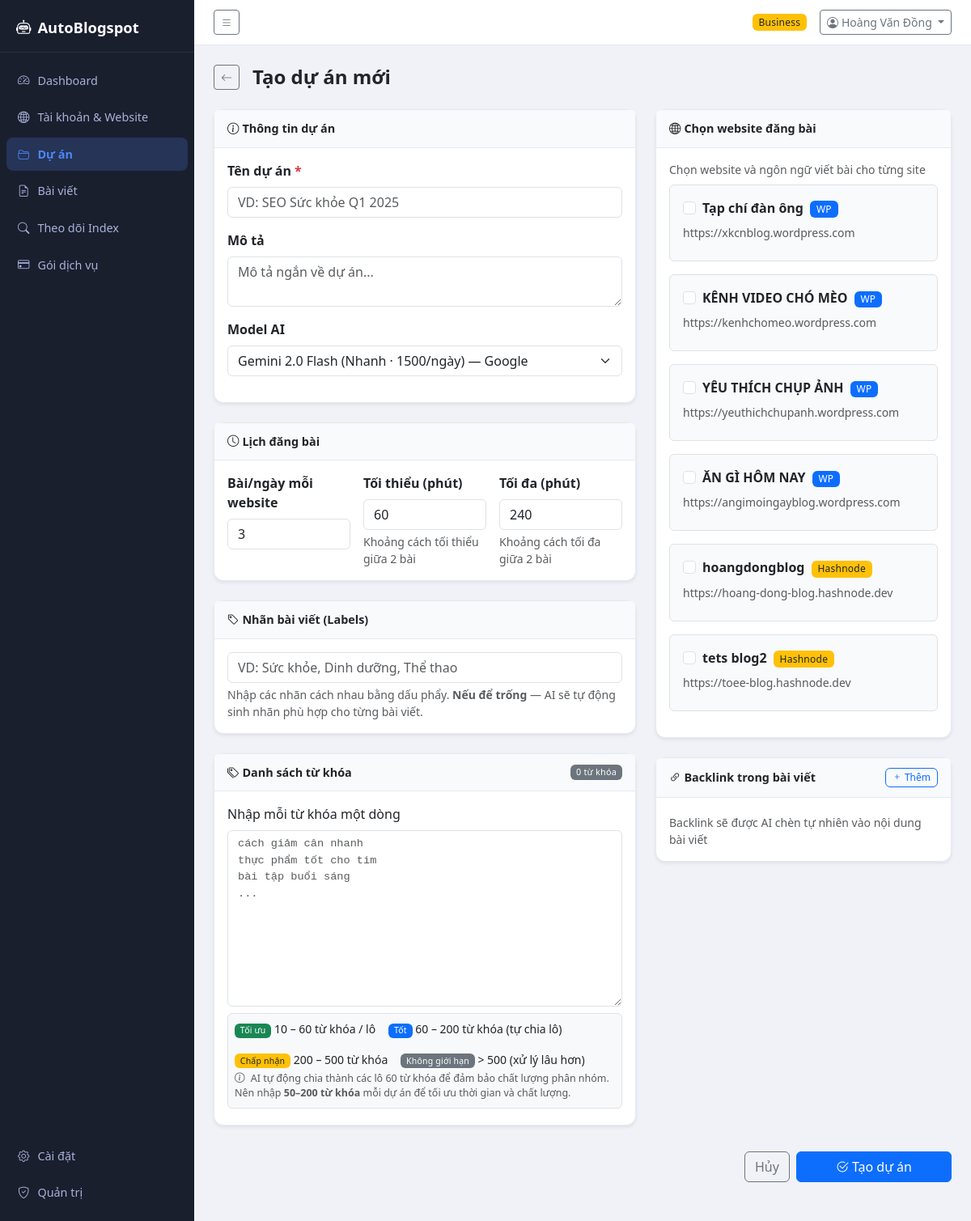
Page /projects/new (signed in) on the committed database.
### app/models.py (models this page shows)
class User(Base):
    __tablename__ = "users"
    id            = Column(Integer, primary_key=True, index=True)
    email         = Column(String(200), unique=True, nullable=False, index=True)
    password_hash = Column(String(500), nullable=False)
    full_name     = Column(String(200))
    is_active     = Column(Boolean, default=True)
    is_admin      = Column(Boolean, default=False)
    created_at    = Column(DateTime, default=datetime.utcnow)
    subscription      = relationship("Subscription", back_populates="user", uselist=False, cascade="all, delete-orphan")
    google_accounts   = relationship("GoogleAccount", back_populates="user")
    platform_accounts = relationship("PlatformAccount", back_populates="user")
    projects          = relationship("Project", back_populates="user", cascade="all, delete-orphan")

class BlogspotSite(Base):
    __tablename__ = "blogspot_sites"
    id = Column(Integer, primary_key=True, index=True)
    user_id = Column(Integer, ForeignKey("users.id"), nullable=True)
    account_id = Column(Integer, ForeignKey("google_accounts.id"), nullable=True)
    platform_account_id = Column(Integer, ForeignKey("platform_accounts.id"), nullable=True)
    platform  = Column(String(50), default="blogspot")  # blogspot|wordpress|tumblr|hashnode
    blog_id   = Column(String(100))   # blogger blog ID / WP site ID / Tumblr blog name / Hashnode pub ID
    blog_url  = Column(String(500))
    blog_name = Column(String(300))
    category  = Column(String(200))
    default_language = Column(String(20), default="vi")
    is_active = Column(Boolean, default=True)
    created_at = Column(DateTime, default=datetime.utcnow)
    account          = relationship("GoogleAccount", back_populates="sites")
    platform_account = relationship("PlatformAccount", back_populates="sites")
    project_sites    = relationship("ProjectSite", back_populates="site")

### app/routers/projects.py (the view)
@router.get("/projects/new", response_class=HTMLResponse)
def new_project_page(request: Request, db: Session = Depends(get_db)):
    current_user = get_current_user(request, db)
    sites = db.query(BlogspotSite).filter(
        BlogspotSite.user_id == current_user.id, BlogspotSite.is_active == True
    ).all()
    model_groups = _get_available_models(db, current_user.id)
    return templates.TemplateResponse(request, "project_form.html", {
        "sites": sites, "languages": LANGUAGES,
        "models": FREE_MODELS,
        "model_groups": model_groups,
        "default_model": _get_default_model(model_groups),
        "project": None, "current_user": current_user, "active_page": "projects",
    })

### templates/project_form.html (shortened to what this page needs)
{% extends "base.html" %}
{% block content %}
<div class="d-flex align-items-center mb-4">
  <a href="{% if project %}/projects/{{ project.id }}{% else %}/projects{% endif %}" class="btn btn-sm btn-outline-secondary me-3"><i class="bi bi-arrow-left"></i></a>
  <h4 class="fw-bold mb-0">{% if project %}Chỉnh sửa: {{ project.name }}{% else %}Tạo dự án mới{% endif %}</h4>
</div>
{% set form_action = '/projects/' ~ project.id ~ '/edit' if project else '/projects/new' %}
<form method="post" action="{{ form_action }}" id="projectForm">
  <div class="row g-4">
    <div class="col-md-7">
      <div class="card shadow-sm mb-4">
        <div class="card-header fw-semibold"><i class="bi bi-info-circle me-1"></i>Thông tin dự án</div>
        <div class="card-body">
          <div class="mb-3">
            <label class="form-label fw-semibold">Tên dự án <span class="text-danger">*</span></label>
            <input type="text" name="name" class="form-control" required
              placeholder="VD: SEO Sức khỏe Q1 2025"
              value="{{ project.name if project else '' }}">
          </div>
          <div class="mb-3">
            <label class="form-label fw-semibold">Mô tả</label>
            <textarea name="description" class="form-control" rows="2"
              placeholder="Mô tả ngắn về dự án...">{{ project.description if project else '' }}</textarea>
          </div>
          <div class="mb-3">
            <label class="form-label fw-semibold">Model AI</label>
            <select name="ai_model" class="form-select">
              {% if model_groups.gemini %}
              <optgroup label="🌟 Google Gemini (Miễn phí)">
                {% for m in model_groups.gemini %}
                <option value="{{ m.id }}" {{ 'selected' if m.id == default_model }}>{{ m.name }}</option>
                {% endfor %}
              </optgroup>
              {% endif %}
            </select>
          </div>
        </div>
      </div>
      <div class="card shadow-sm mb-4">
        <div class="card-header fw-semibold"><i class="bi bi-clock me-1"></i>Lịch đăng bài</div>
        <div class="card-body">
          <div class="row g-3">
            <div class="col-md-4">
              <label class="form-label fw-semibold">Bài/ngày mỗi website</label>
              <input type="number" name="articles_per_day" class="form-control"
                value="{{ project.articles_per_day if project else 3 }}" min="1" max="50">
            </div>
            <div class="col-md-4">
              <label class="form-label fw-semibold">Tối thiểu (phút)</label>
              <input type="number" name="min_interval" class="form-control"
                value="{{ project.min_interval_minutes if project else 60 }}" min="5">
              <div class="form-text">Khoảng cách tối thiểu giữa 2 bài</div>
            </div>
            <div class="col-md-4">
              <label class="form-label fw-semibold">Tối đa (phút)</label>
              <input type="number" name="max_interval" class="form-control"
                value="{{ project.max_interval_minutes if project else 240 }}" min="5">
              <div class="form-text">Khoảng cách tối đa giữa 2 bài</div>
            </div>
          </div>
        </div>
      </div>
      <div class="card shadow-sm mb-4">
        <div class="card-header fw-semibold"><i class="bi bi-tag me-1"></i>Nhãn bài viết (Labels)</div>
        <div class="card-body">
          <input type="text" name="custom_labels_text" id="custom_labels_text" class="form-control"
            placeholder="VD: Sức khỏe, Dinh dưỡng, Thể thao"
            value="{{ current_labels if current_labels is defined else '' }}">
          <div class="form-text">
            Nhập các nhãn cách nhau bằng dấu phẩy. <strong>Nếu để trống</strong> — AI sẽ tự động sinh nhãn phù hợp cho từng bài viết.
          </div>
        </div>
      </div>
      {% if not project %}
      <div class="card shadow-sm mb-4">
        <div class="card-header fw-semibold d-flex justify-content-between align-items-center">
          <span><i class="bi bi-tags me-1"></i>Danh sách từ khóa</span>
          <span id="kw-badge" class="badge bg-secondary">0 từ khóa</span>
        </div>
        <div class="card-body">
          <label class="form-label">Nhập mỗi từ khóa một dòng</label>
          <textarea name="keywords_text" id="keywords_text" class="form-control font-monospace" rows="10"
            placeholder="cách giảm cân nhanh&#10;thực phẩm tốt cho tim&#10;bài tập buổi sáng&#10;..."
            oninput="countKeywords()"></textarea>
          <div id="kw-guide" class="mt-2 p-2 rounded small" style="background:#f8f9fa;border:1px solid #dee2e6;">
            <div class="d-flex gap-3 flex-wrap mb-1">
              <span><span class="badge bg-success">Tối ưu</span> 10 – 60 từ khóa / lô</span>
              <span><span class="badge bg-primary">Tốt</span> 60 – 200 từ khóa (tự chia lô)</span>
              <span><span class="badge bg-warning text-dark">Chấp nhận</span> 200 – 500 từ khóa</span>
              <span><span class="badge bg-secondary">Không giới hạn</span> > 500 (xử lý lâu hơn)</span>
            </div>
            <div class="text-muted" style="font-size:0.78rem;">
              <i class="bi bi-info-circle me-1"></i>
              AI tự động chia thành các lô 60 từ khóa để đảm bảo chất lượng phân nhóm.
              Nên nhập <strong>50–200 từ khóa</strong> mỗi dự án để tối ưu thời gian và chất lượng.
            </div>
          </div>
        </div>
      </div>
      {% else %}
      <div class="alert alert-info small">
        <i class="bi bi-info-circle me-1"></i>
        Để thêm từ khóa mới, dùng ô <strong>"Thêm từ khóa"</strong> trong trang chi tiết dự án.
      </div>
      {% endif %}
    </div>
    <div class="col-md-5">
      <div class="card shadow-sm mb-4">
        <div class="card-header fw-semibold"><i class="bi bi-globe2 me-1"></i>Chọn website đăng bài</div>
        <div class="card-body">
          {% if sites %}
          <div class="text-muted small mb-2">Chọn website và ngôn ngữ viết bài cho từng site</div>
          {% for site in sites %}
          {% set is_selected = selected_site_ids is defined and site.id in selected_site_ids %}
          {% set lang_val = site_languages[site.id] if site_languages is defined and site.id in site_languages else site.default_language %}
          <div class="site-selector mb-3 p-3 border rounded">
            <div class="form-check mb-2">
              <input class="form-check-input site-check" type="checkbox" name="site_ids"
                value="{{ site.id }}" id="site{{ site.id }}"
                onchange="toggleLang(this)"
                {{ 'checked' if is_selected }}>
              <label class="form-check-label fw-semibold" for="site{{ site.id }}">
                {{ site.blog_name }}
                {% set plat = site.platform or 'blogspot' %}
                {% if plat == 'wordpress' %}<span class="badge bg-primary ms-1 small">WP</span>
                {% elif plat == 'tumblr' %}<span class="badge ms-1 small" style="background:#35465c">Tumblr</span>
                {% elif plat == 'hashnode' %}<span class="badge bg-warning text-dark ms-1 small">Hashnode</span>
                {% else %}<span class="badge bg-danger ms-1 small">Blogspot</span>{% endif %}
              </label>
            </div>
            <div class="text-muted small mb-2">{{ site.blog_url }}</div>
          </div>
          {% endfor %}
          {% else %}
          <div class="text-center text-muted py-3">
            <i class="bi bi-info-circle d-block mb-1"></i>
            Chưa có website nào. <a href="/accounts">Thêm tài khoản</a> và đồng bộ blog trước.
          </div>
          {% endif %}
        </div>
      </div>
      <div class="card shadow-sm mb-4">
        <div class="card-header fw-semibold d-flex justify-content-between align-items-center">
          <span><i class="bi bi-link-45deg me-1"></i>Backlink trong bài viết</span>
          <button type="button" class="btn btn-xs btn-outline-primary" onclick="addBacklink()">
            <i class="bi bi-plus"></i> Thêm
          </button>
        </div>
        <div class="card-body">
          <div class="form-text">Backlink sẽ được AI chèn tự nhiên vào nội dung bài viết</div>
        </div>
      </div>
    </div>
  </div>
  <div class="d-flex justify-content-end gap-2 mt-2 mb-4">
    <a href="{% if project %}/projects/{{ project.id }}{% else %}/projects{% endif %}" class="btn btn-outline-secondary">Hủy</a>
    <button type="submit" class="btn btn-primary px-5">
      <i class="bi bi-check2-circle me-1"></i>{% if project %}Lưu thay đổi{% else %}Tạo dự án{% endif %}
    </button>
  </div>
</form>
{% endblock %}

### templates/base.html (shortened to what this page needs)
<!DOCTYPE html>
<html lang="vi">
<head>
  <link href="https://cdn.jsdelivr.net/npm/bootstrap@5.3.2/dist/css/bootstrap.min.css" rel="stylesheet">
  <link href="https://cdn.jsdelivr.net/npm/bootstrap-icons@1.11.3/font/bootstrap-icons.min.css" rel="stylesheet">
  <link href="/static/css/style.css" rel="stylesheet">
</head>
<body>
  <div class="wrapper">
    <nav class="sidebar" id="sidebar">
      <div class="sidebar-brand">
        <i class="bi bi-robot me-2"></i>AutoBlogspot
      </div>
      <ul class="sidebar-nav">
        <li>
          <a href="/" class="{% if active_page == 'dashboard' %}active{% endif %}">
            <i class="bi bi-speedometer2"></i> Dashboard
          </a>
        </li>
        <li>
          <a href="/accounts" class="{% if active_page == 'accounts' %}active{% endif %}">
            <i class="bi bi-globe2"></i> Tài khoản & Website
          </a>
        </li>
        <li>
          <a href="/projects" class="{% if active_page == 'projects' %}active{% endif %}">
            <i class="bi bi-folder2-open"></i> Dự án
          </a>
        </li>
        <li>
          <a href="/articles" class="{% if active_page == 'articles' %}active{% endif %}">
            <i class="bi bi-file-earmark-text"></i> Bài viết
          </a>
        </li>
        <li>
          <a href="/indexing" class="{% if active_page == 'indexing' %}active{% endif %}">
            <i class="bi bi-search"></i> Theo dõi Index
          </a>
        </li>
        <li>
          <a href="/billing" class="{% if active_page == 'billing' %}active{% endif %}">
            <i class="bi bi-credit-card"></i> Gói dịch vụ
          </a>
        </li>
        <li class="mt-auto">
          <a href="/settings" class="{% if active_page == 'settings' %}active{% endif %}">
            <i class="bi bi-gear"></i> Cài đặt
          </a>
        </li>
        {% if current_user and current_user.is_admin %}
        <li>
          <a href="/admin" class="{% if active_page == 'admin' %}active{% endif %}">
            <i class="bi bi-shield-check"></i> Quản trị
          </a>
        </li>
        {% endif %}
      </ul>
    </nav>
    <main class="main-content">
      <div class="topbar d-flex align-items-center justify-content-between px-4">
        <button class="btn btn-sm btn-outline-secondary" id="toggleSidebar">
          <i class="bi bi-list"></i>
        </button>
        {% if current_user %}
        <div class="d-flex align-items-center gap-3">
          {% set sub = current_user.subscription %}
          {% if sub %}
            {% if sub.plan == 'business' %}
              <span class="badge bg-warning text-dark">Business</span>
            {% elif sub.plan == 'pro' %}
              <span class="badge bg-primary">Pro</span>
            {% else %}
              <span class="badge bg-secondary">Free Trial</span>
            {% endif %}
          {% endif %}
          <div class="dropdown">
            <button class="btn btn-sm btn-outline-secondary dropdown-toggle" data-bs-toggle="dropdown">
              <i class="bi bi-person-circle me-1"></i>{{ current_user.full_name or current_user.email }}
            </button>
          </div>
        </div>
        {% else %}
        <span class="text-muted small">AutoBlogspot v1.0</span>
        {% endif %}
      </div>
      <div class="content-area p-4">
        {% block content %}{% endblock %}
      </div>
    </main>
  </div>
</body>
</html>

### static/css/style.css (style rules this page uses)
:root { --sidebar-width: 240px; --sidebar-bg: #1a1f2e; --sidebar-text: #a8b2d8; --sidebar-active: #4f86f7; --topbar-height: 56px; }
* { box-sizing: border-box; }
body { font-family: 'Segoe UI', system-ui, sans-serif; background: #f0f2f7; margin: 0; }
.wrapper { display: flex; min-height: 100vh; }
.sidebar { width: var(--sidebar-width); background: var(--sidebar-bg); color: var(--sidebar-text); display: flex; flex-direction: column; position: fixed; top: 0; left: 0; bottom: 0; transition: transform .25s ease; z-index: 1000; }
.sidebar-brand { padding: 20px 20px 16px; font-size: 1.15rem; font-weight: 700; color: #fff; border-bottom: 1px solid rgba(255,255,255,.08); }
.sidebar-nav { list-style: none; padding: 12px 0; margin: 0; flex: 1; display: flex; flex-direction: column; }
.sidebar-nav li { margin: 2px 8px; }
.sidebar-nav a { display: flex; align-items: center; gap: 10px; padding: 10px 14px; border-radius: 8px; text-decoration: none; color: var(--sidebar-text); font-size: .9rem; transition: all .15s; }
.sidebar-nav a.active { background: rgba(79, 134, 247, .2); color: var(--sidebar-active); font-weight: 600; }
.sidebar-nav li.mt-auto { margin-top: auto; }
.main-content { margin-left: var(--sidebar-width); flex: 1; display: flex; flex-direction: column; min-height: 100vh; transition: margin-left .25s ease; }
.topbar { height: var(--topbar-height); background: #fff; border-bottom: 1px solid #e5e9f0; position: sticky; top: 0; z-index: 999; }
.content-area { flex: 1; }
.badge { font-weight: 500; letter-spacing: .02em; }
.btn-xs { padding: 2px 8px; font-size: .75rem; border-radius: 6px; }
.site-selector { background: #f8fafc; transition: background .15s; }
.card { border: 1px solid #e5e9f0; border-radius: 12px; }
.card-header { background: #f8fafc; border-bottom: 1px solid #e5e9f0; padding: 12px 16px; font-size: .9rem; }
.font-monospace { font-family: 'Consolas', 'Monaco', monospace; font-size: .85rem; }

### rows in the picture
User: full_name "Hoàng Văn Đồng"
BlogspotSite: blog_name "Tạp chí đàn ông", platform "WP", blog_url "https://xkcnblog.wordpress.com"
BlogspotSite: blog_name "KÊNH VIDEO CHÓ MÈO", platform "WP", blog_url "https://kenhchomeo.wordpress.com"
BlogspotSite: blog_name "YÊU THÍCH CHỤP ẢNH", platform "WP", blog_url "https://yeuthichchupanh.wordpress.com"
BlogspotSite: blog_name "ĂN GÌ HÔM NAY", platform "WP", blog_url "https://angimoingayblog.wordpress.com"
BlogspotSite: blog_name "hoangdongblog", platform "Hashnode", blog_url "https://hoang-dong-blog.hashnode.dev"
BlogspotSite: blog_name "tets blog2", platform "Hashnode", blog_url "https://toee-blog.hashnode.dev"

### other values in the picture
form field ai_model "Gemini 2.0 Flash (Nhanh · 1500/ngày) — Google"
